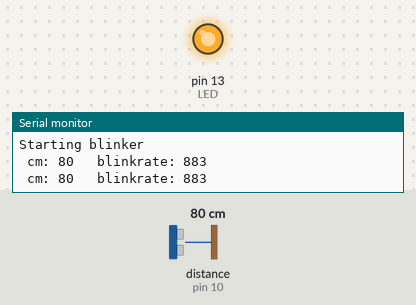
A sketch run on a simulated Arduino Uno, built with avr-gcc and run on an emulated ATmega328P. Shown: output pins drawn as LEDs (lit = HIGH), the last lines printed to the serial monitor. Wiring (inferred from the names in the program): ultrasonic range finder: trigger pin 9; echo pin 10. Dashed ring = blinking. Inputs (shaded band) come from the test bench; at power-on: distance to the obstacle (sensor on pin 10) 80 cm. The echo pulse lasts 58.3 µs per cm; pins used as bus, display or sensor lines are not drawn.

Above: at 2.5 s.
2.6 s: distance to the obstacle (sensor on pin 10) set to 2 cm
8.2 s: distance to the obstacle (sensor on pin 10) set to 4 cm
At 8.56 s:
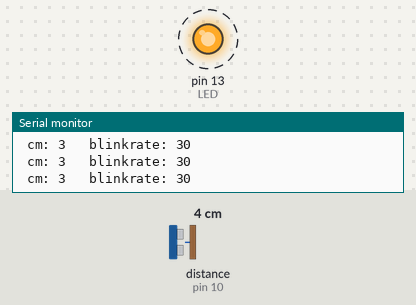
13.8 s: distance to the obstacle (sensor on pin 10) set to 86 cm
At 14.5 s:
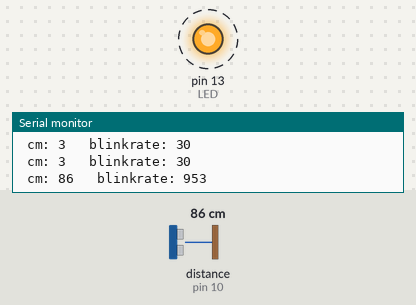
17.3 s: distance to the obstacle (sensor on pin 10) set to 94 cm
At 18.3 s:
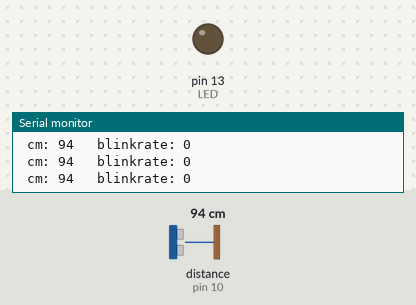
19.7 s: distance to the obstacle (sensor on pin 10) set to 87 cm
At 25.1 s:
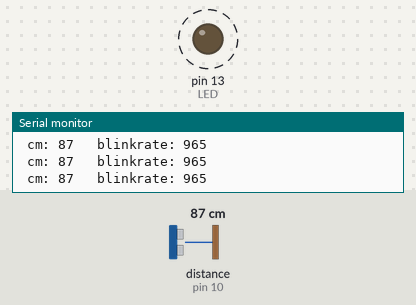
25.3 s: distance to the obstacle (sensor on pin 10) set to 120 cm
At 25.8 s:
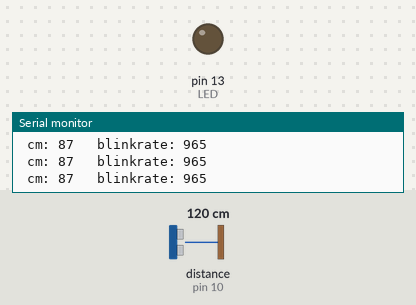
Timing chart, 0 to 28.3 s (numbered marks = the images above; inputs shaded):
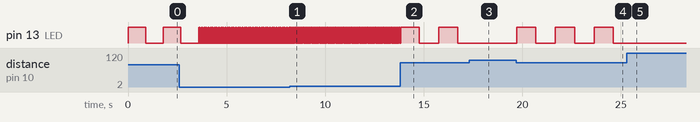

The sketch:

Blinking_moster.ino
```cpp
#include <Wire.h> // Enable this line if using Arduino Uno, Mega, etc.

// this constant won't change. It's the pin number of the sensor's output:
const int trigPin = 9;        //assign pin 9 to trigger
const int echoPin = 10;       //assign pin 10 to echo
const int LED = 13;           //keep the LED on pin 13
const boolean debug = true;  //variable to show hide debug info

// establish variables for duration of the ping, and the distance result in centimeters and one for LED blink rate:
long duration, cm;
int blinkrate = 0;

void setup() {
  // initialize serial communication:
  if(debug){
    Serial.begin(9600);
    Serial.println("Starting blinker");
  }
  pinMode(LED, OUTPUT);
  pinMode(trigPin, OUTPUT); // Sets the trigPin as an Output
  pinMode(echoPin, INPUT); // Sets the echoPin as an Input
}
void loop() {
  // put your main code here, to run repeatedly:
  digitalWrite(trigPin, LOW);
  delayMicroseconds(2);
  digitalWrite(trigPin, HIGH);
  delayMicroseconds(10);
  digitalWrite(trigPin, LOW);
  duration = pulseIn(echoPin, HIGH); // the time that the pin changes state from low to high
  cm = microsecondsToCentimeters(duration); //transfer the time into distance

  if(cm < 100){

  if(cm < 30){
    blinkrate = map(cm, 1, 30, 10, 300);
  }
  else if(cm < 90){
    blinkrate = map(cm, 30, 90, 300, 1000);
  }
  else{
    blinkrate = 0;
  }

  if(debug){
    Serial.print(" cm: ");//print the information of distance on the serial monitor
    Serial.print(cm);
    Serial.print("   blinkrate: ");
    Serial.println(blinkrate);
  }
  digitalWrite(LED, HIGH);   // turn the LED on (HIGH is the voltage level)
  delay(blinkrate);                       // wait for a second
  digitalWrite(LED, LOW);    // turn the LED off by making the voltage LOW
  delay(blinkrate);
  }
  delay(20);
}

long microsecondsToCentimeters(long microseconds) //transfer the time into distance
{
  return microseconds / 29 / 2;
}
```

Measured:
- the behaviour switches between 89 and 90 cm on distance to the obstacle (sensor on pin 10) (found by bisection; images 2 and 3)
- after the input at 8.2 s, pin 13 (LED): alternates HIGH for 0.03 s and LOW for 0.05 s, starting after 0.11 s
- after the input at 13.8 s, pin 13 (LED): HIGH → LOW after 0.98 s, → HIGH 0.98 s later, → LOW 0.95 s later
- after the input at 17.3 s, pin 13 (LED): stays LOW (without the input it goes to HIGH after 0.39 s)
- after the input at 19.7 s, pin 13 (LED): alternates HIGH for 0.97 s and LOW for 0.99 s, starting at once
- after the input at 25.3 s, pin 13 (LED): stops changing and stays LOW
- by itself, pin 13 (LED): repeats every 0.04 s: HIGH 0.01 s, LOW 0.03 s
